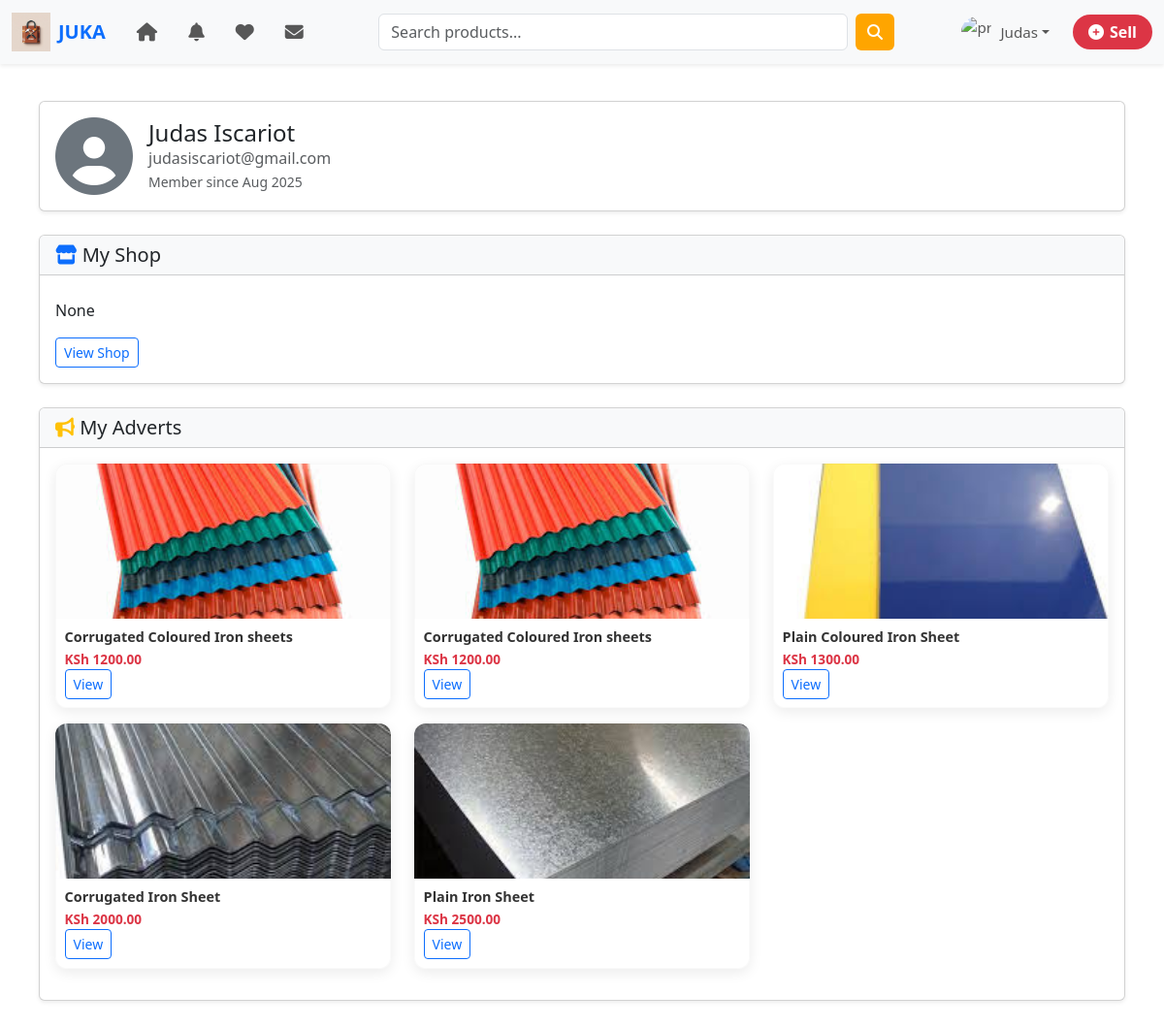
Page /profile/ (signed in) on the committed database.
### accounts/models.py (models this page shows, shortened)
class CustomUser(AbstractUser):
    ROLE_CHOICES = (
        ('buyer', 'Buyer'),
        ('seller', 'Seller'),
    )
    role = models.CharField(max_length=10, choices=ROLE_CHOICES, default='buyer')
    phone_number = models.CharField(max_length=15, blank=True, null=True)
    @property
    def is_seller(self):
        return self.role == 'seller'

### sellers/models.py (models this page shows, shortened)
class Shop(models.Model):
    seller = models.OneToOneField(
        settings.AUTH_USER_MODEL,
        on_delete=models.CASCADE,
        related_name='shop'
    )
    shop_name = models.CharField(max_length=255)
    description = models.TextField(blank=True, null=True)
    location = models.CharField(max_length=255, blank=True, null=True)  # e.g., "Nairobi, Kenya"
    logo = models.ImageField(upload_to="shops/logos/", blank=True, null=True)
    banner = models.ImageField(upload_to="shops/banners/", blank=True, null=True)
    email = models.EmailField(blank=True, null=True)
    phone = models.CharField(max_length=20, blank=True, null=True)
    address = models.CharField(max_length=255, blank=True, null=True)
    delivery_areas = models.TextField(blank=True, null=True, help_text="List of areas served (comma separated)")
    payment_number = models.CharField(max_length=50, blank=True, null=True, help_text="Mpesa / Mobile Money")
    bank_account = models.CharField(max_length=100, blank=True, null=True)
    refund_policy = models.TextField(blank=True, null=True)
    delivery_policy = models.TextField(blank=True, null=True)
    active = models.BooleanField(default=True)
    notify_on_order = models.BooleanField(default=True)
    created_at = models.DateTimeField(auto_now_add=True)
    rank = models.CharField(
        max_length=20,
        choices=[("hustler", "Hustler"), ("verified", "Verified"), ("pro", "Pro")],
        default="hustler"
    )

class Advert(models.Model):
    shop = models.ForeignKey(
        Shop,
        related_name='adverts',
        on_delete=models.CASCADE
    )
    seller = models.ForeignKey(settings.AUTH_USER_MODEL, on_delete=models.CASCADE)
    title = models.CharField(max_length=255)
    description = models.TextField(blank=True)
    category = models.ForeignKey("categories.Category", related_name="adverts", on_delete=models.CASCADE)
    price = models.DecimalField(max_digits=10, decimal_places=2)
    type = models.CharField(max_length=50, blank=True, null=True)
    size = models.CharField(max_length=50, blank=True, null=True)
    thickness = models.CharField(max_length=20, blank=True, null=True)
    color = models.CharField(max_length=50, blank=True, null=True)
    weight = models.CharField(max_length=50, blank=True, null=True)  # <-- new
    shape = models.CharField(max_length=50, blank=True, null=True)
    image = models.ImageField(upload_to="adverts/")
    created_at = models.DateTimeField(auto_now_add=True)
    attributes = models.TextField(blank=True, null=True)  # freeform attributes
    active = models.BooleanField(default=True)  # Active or Draft

### JUKA/views.py (the view)
# urls.py: path("profile/", views.profile_page, name="profile"),
def profile_page(request):
    adverts = Advert.objects.filter(seller=request.user) if request.user.is_authenticated else None
    return render(request, "profile.html", {"user": request.user, "adverts": adverts})

### JUKA/context_processors.py (called while the page is built)
def categories_processor(request):
    return {
        "categories": Category.objects.all()
    }

def saved_items(request):
    saved_ids = set()
    if request.user.is_authenticated:
        saved_ids = set(SavedItem.objects.filter(user=request.user).values_list("advert_id", flat=True))
    return {'user_saved_ids': saved_ids}

def unread_counts(request):
    if request.user.is_authenticated:
        unread_messages = Message.objects.filter(
            receiver=request.user,
            is_read=False
        ).count()
        unread_notifications = Notification.objects.filter(
            user=request.user,
            is_read=False
        ).count()
    else:
        unread_messages = 0
        unread_notifications = 0
    return {
        'unread_messages': unread_messages,
        'unread_notifications': unread_notifications,
    }

### templates/profile.html (shortened to what this page needs)
{% extends "base.html" %}
{% load static %}
{% block content %}
<div class="container py-4">
    <div class="card shadow-sm mb-4">
        <div class="card-body d-flex align-items-center">
            {% if user.socialaccount_set.all %}
                <img src="{{ user.socialaccount_set.first.get_avatar_url }}"
                     class="rounded-circle me-3" width="80" height="80" alt="profile">
            {% else %}
                <i class="fas fa-user-circle fa-5x text-secondary me-3"></i>
            {% endif %}
            <div>
                <h4 class="mb-0">{{ user.first_name }} {{ user.last_name }}</h4>
                <p class="text-muted mb-0">{{ user.email }}</p>
                <small class="text-muted">Member since {{ user.date_joined|date:"M Y" }}</small>
            </div>
        </div>
    </div>
    <div class="card shadow-sm mb-4">
        <div class="card-header bg-light">
            <h5 class="mb-0"><i class="fas fa-store text-primary"></i> My Shop</h5>
        </div>
        <div class="card-body">
            {% if user.role == "seller" %}
                <p>{{ user.shop.description }}</p>
                <a href="{% url 'my_shop' seller_id=request.user.sellerprofile.id %}" class="btn btn-outline-primary btn-sm">
                    View Shop
                </a>
            {% else %}
                <p class="text-muted">You don’t have a shop yet.</p>
                <a href="{% url 'setup_seller_profile' %}" class="btn btn-danger">
                    <i class="fas fa-plus-circle"></i> Create Shop
                </a>
            {% endif %}
        </div>
    </div>
    <div class="card shadow-sm mb-4">
        <div class="card-header bg-light">
            <h5 class="mb-0"><i class="fas fa-bullhorn text-warning"></i> My Adverts</h5>
        </div>
        <div class="card-body">
            {% if adverts %}
                <div class="row">
                    {% for advert in adverts %}
                        <div class="col-md-4 mb-3">
                         <a href="{% url 'product_detail' advert.id %}" class="text-decoration-none text-dark">
                            <div class="card product-card h-100">
                                <img src="{{ advert.image.url }}" class="card-img-top" alt="{{ advert.title }}">
                                <div class="card-body">
                                    <h6 class="card-title">{{ advert.title }}</h6>
                                    <p class="card-price">KSh {{ advert.price }}</p>
                                    <a href="{% url 'product_detail' advert.id %}"
                                       class="btn btn-sm btn-outline-primary">
                                        View
                                    </a>
                                </div>
                            </div>
                         </a>
                        </div>
                    {% endfor %}
                </div>
            {% endif %}
        </div>
    </div>
</div>
{% endblock %}

### templates/base.html (shortened to what this page needs)
{% load static %}
{% load socialaccount %}
<!doctype html>
<html lang="en">
<head>
    <link href="https://cdn.jsdelivr.net/npm/bootstrap@5.3.2/dist/css/bootstrap.min.css" rel="stylesheet">
    <link rel="stylesheet" href="{% static 'main.css' %}">
    <link href="https://cdnjs.cloudflare.com/ajax/libs/font-awesome/6.4.0/css/all.min.css" rel="stylesheet">
</head>
<body>
<nav class="navbar navbar-expand-lg navbar-light bg-light shadow-sm">
    <div class="container-fluid">
        <a class="navbar-brand fw-bold text-primary d-flex align-items-center" href="{% url 'home' %}">
            <img src="{% static 'logo.png' %}" alt="Logo" width="40" class="me-2"> JUKA
        </a>
        <div class="collapse navbar-collapse" id="navbarSupportedContent">
            <ul class="navbar-nav me-auto mb-2 mb-lg-0 d-flex align-items-center">
                <li class="nav-item mx-2">
                    <a class="nav-link" href="{% url 'home' %}" title="Home">
                    </a>
                </li>
                <li class="nav-item mx-2">
                    {% if user.is_authenticated %}
                    <a class="nav-link" href="{% url 'notifications' %}" title="Notifications">
                    </a>
                    {% endif %}
                </li>
                <li class="nav-item mx-2">
                    {% if user.is_authenticated %}
                    <a class="nav-link" href="{% url 'saved_items' %}" title="Saved Items">
                    </a>
                    {% endif %}
                </li>
                <li class="nav-item mx-2">
                    {% if user.is_authenticated %}
                    <a class="nav-link" href="{% url 'inbox' %}" title="Messages">
                    </a>
                    {% endif %}
                </li>
            </ul>
            <form class="d-flex mx-auto w-50" method="get" action="{% url 'search' %}">
                <input class="form-control me-2" type="search" placeholder="Search products..." aria-label="Search">
                <button class="btn btn-primary" type="submit">
                    <i class="fas fa-search"></i>
                </button>
            </form>
            <ul class="navbar-nav ms-auto d-flex align-items-center">
                <li class="nav-item dropdown d-flex align-items-center">
                    {% if user.is_authenticated %}
                    <a class="nav-link dropdown-toggle d-flex align-items-center" href="#" role="button"
                       data-bs-toggle="dropdown" aria-expanded="false">
                        <img src="https://cdn-icons-png.flaticon.com/512/149/149071.png"
                             class="rounded-circle me-2" width="32" height="32" alt="profile">
                        <span>{{ user.first_name }}</span>
                    </a>
                    {% else %}
                    <button class="btn btn-outline-primary" data-bs-toggle="modal" data-bs-target="#loginModal">
                        Login
                    </button>
                    {% endif %}
                </li>
                <li class="nav-item ms-3">
                    {% if user.is_authenticated %}
                    {% if user.sellerprofile %}
                    <a href="{% url 'create_advert' %}" class="btn btn-danger">
                        <i class="fas fa-plus-circle"></i> Sell
                    </a>
                    {% else %}
                    <a href="{% url 'setup_seller_profile' %}" class="btn btn-danger">
                        <i class="fas fa-plus-circle"></i> Sell
                    </a>
                    {% endif %}
                    {% else %}
                    <button class="btn btn-danger" data-bs-toggle="modal" data-bs-target="#loginModal">
                        <i class="fas fa-plus-circle"></i> Sell
                    </button>
                    {% endif %}
                </li>
            </ul>
        </div>
    </div>
</nav>
<div class="{% if show_sidebar %}layout-with-sidebar{% else %}layout-fullwidth{% endif %}">
    <div class="main-content container">
        <div class="row">
            {% block content %}{% endblock %}
        </div>
    </div>
</div>
</body>
</html>

### static/main.css (style rules this page uses)
body { padding-top: 70px; width: 100%; max-width: 100%; font-family: 'Segoe UI', Arial, sans-serif; overflow-x: hidden; }
:root { --orange: #FFA500; --yellow: #FFD700; --brown: #8B4513; --white: #ffffff; }
body { background-color: var(--white); color: var(--brown); }
.btn-primary { background-color: var(--orange); border: none; }
.navbar { position: fixed; top: 0; left: 0; width: 100%; z-index: 1050; }
.navbar { font-size: 0.95rem; }
.navbar .nav-link { display: flex; align-items: center; gap: 0; }
form input { border-radius: 50px; }
form button { border-radius: 50px; }
.navbar .btn-danger { background-color: #dc3545; border: none; font-weight: bold; border-radius: 30px; padding: 6px 16px; display: flex; align-items: center; gap: 6px; transition: background-color 0.3s ease; }
.layout-fullwidth .main-content { width: 100%; padding: 10px; }
.product-card { border: none; border-radius: 12px; background-color: #ffffff; box-shadow: 0 4px 14px rgba(0, 0, 0, 0.08); transition: transform 0.25s ease, box-shadow 0.25s ease; overflow: hidden; }
.product-card img { width: 100%; height: 160px; object-fit: cover; background-color: #f6f6f6; }
.product-card .card-body { padding: 0.6rem; }
.product-card .card-title { font-size: 0.9rem; font-weight: 600; color: #333; margin-bottom: 0.2rem; line-height: 1.3; }
.product-card .card-price { font-size: 0.85rem; font-weight: bold; color: #dc3545; margin: 0; }
.product-card::after { content: ""; position: absolute; inset: 0; border-radius: 12px; pointer-events: none; box-shadow: inset 0 0 0 1px rgba(0,0,0,0.02); }

### rows in the picture
CustomUser: first_name "Judas", last_name "Iscariot", email "judasiscariot@gmail.com", date_joined "Aug 2025", shop.description "None"
Advert: image (picture), title "Corrugated Coloured Iron sheets", price "1200.00"
Advert: image (picture), title "Corrugated Coloured Iron sheets", price "1200.00"
Advert: image (picture), title "Plain Coloured Iron Sheet", price "1300.00"
Advert: image (picture), title "Corrugated Iron Sheet", price "2000.00"
Advert: image (picture), title "Plain Iron Sheet", price "2500.00"
